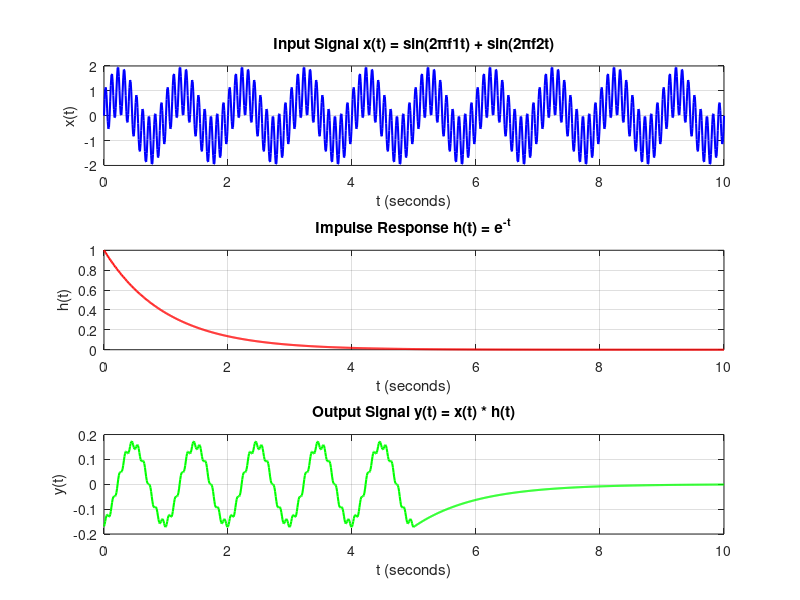

The MATLAB script that drew this image: (Note: this script raises an error after producing the figure.)
% Define the parameters
f1 = 1;  % Frequency of first sinusoid in Hz
f2 = 10; % Frequency of second sinusoid in Hz
t = 0:0.01:10;  % Time vector from 0 to 10 seconds with a sampling step of 0.01 seconds

% (a) Define and plot the input signal x(t)
x_t = sin(2 * pi * f1 * t) + sin(2 * pi * f2 * t);  % Input signal x(t)

% Plot x(t)
figure;
subplot(3, 1, 1);
plot(t, x_t, 'b', 'LineWidth', 1.5);
title('Input Signal x(t) = sin(2\pif1t) + sin(2\pif2t)');
xlabel('t (seconds)');
ylabel('x(t)');
grid on;

% (b) Define the impulse response h(t)
h_t = exp(-t);  % Impulse response h(t) = e^(-t)

% (c) Perform the convolution of x(t) and h(t) to obtain y(t)
y_t = conv(x_t, h_t, 'same') * 0.01;  % Scale by time step (0.01) for accurate result

% Plot h(t)
subplot(3, 1, 2);
plot(t, h_t, 'r', 'LineWidth', 1.5);
title('Impulse Response h(t) = e^{-t}');
xlabel('t (seconds)');
ylabel('h(t)');
grid on;

% (d) Plot the output signal y(t)
subplot(3, 1, 3);
plot(t, y_t, 'g', 'LineWidth', 1.5);
title('Output Signal y(t) = x(t) * h(t)');
xlabel('t (seconds)');
ylabel('y(t)');
grid on;

% Overall title
sgtitle('Low-Pass Filter System Response to Sum of Sinusoids');
